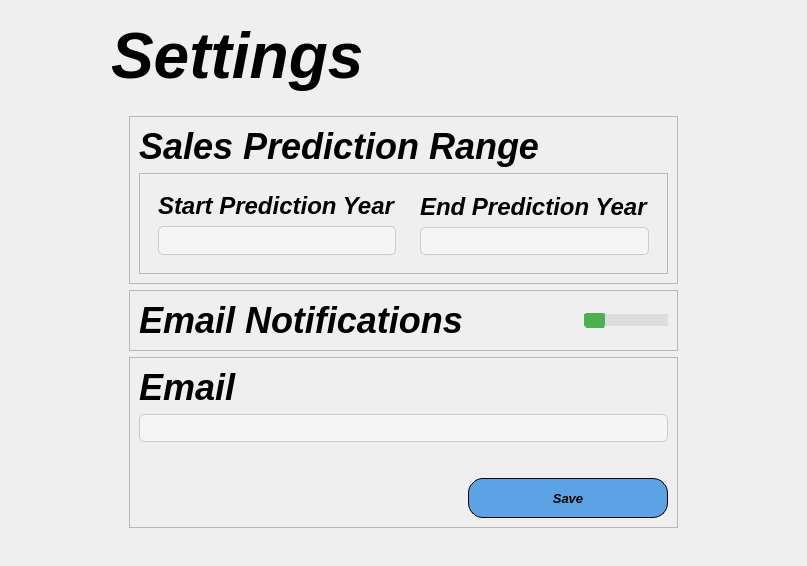
                  <widget class="QWidget" name="page_settings">
                   <layout class="QHBoxLayout" name="horizontalLayout_9">
                    <item>
                     <widget class="QWidget" name="container" native="true">
                      <layout class="QVBoxLayout" name="verticalLayout_7">
                       <property name="leftMargin">
                        <number>100</number>
                       </property>
                       <property name="rightMargin">
                        <number>100</number>
                       </property>
                       <item>
                        <widget class="QLabel" name="label">
                         <property name="minimumSize">
                          <size>
                           <width>0</width>
                           <height>0</height>
                          </size>
                         </property>
                         <property name="maximumSize">
                          <size>
                           <width>16777215</width>
                           <height>120</height>
                          </size>
                         </property>
                         <property name="font">
                          <font>
                           <pointsize>48</pointsize>
                           <italic>true</italic>
                           <bold>true</bold>
                          </font>
                         </property>
                         <property name="text">
                          <string>Settings</string>
                         </property>
                        </widget>
                       </item>
                       <item>
                        <widget class="QWidget" name="widget" native="true">
                         <layout class="QVBoxLayout" name="verticalLayout_8">
                          <item>
                           <widget class="QWidget" name="widget_2" native="true">
                            <layout class="QVBoxLayout" name="verticalLayout_11">
                             <item>
                              <widget class="QFrame" name="prediction_setting">
                               <property name="frameShape">
                                <enum>QFrame::StyledPanel</enum>
                               </property>
                               <property name="frameShadow">
                                <enum>QFrame::Raised</enum>
                               </property>
                               <layout class="QVBoxLayout" name="verticalLayout_18">
                                <item>
                                 <widget class="QLabel" name="label_13">
                                  <property name="styleSheet">
                                   <string notr="true">QLabel{
font-size: 36px;
font-weight: bold;
font-style: italic;
}</string>
                                  </property>
                                  <property name="text">
                                   <string>Sales Prediction Range</string>
                                  </property>
                                  <property name="wordWrap">
                                   <bool>true</bool>
                                  </property>
                                 </widget>
                                </item>
                                <item>
                                 <widget class="QFrame" name="frame_5">
                                  <property name="frameShape">
                                   <enum>QFrame::StyledPanel</enum>
                                  </property>
                                  <property name="frameShadow">
                                   <enum>QFrame::Raised</enum>
                                  </property>
                                  <layout class="QHBoxLayout" name="horizontalLayout_16">
                                   <item>
                                    <widget class="QWidget" name="widget_7" native="true">
                                     <layout class="QVBoxLayout" name="verticalLayout_20">
                                      <item>
                                       <widget class="QLabel" name="label_15">
                                        <property name="styleSheet">
                                         <string notr="true">QLabel{
font-size: 24px;
font-weight: bold;
font-style: italic;
}</string>
                                        </property>
                                        <property name="text">
                                         <string>Start Prediction Year</string>
                                        </property>
                                        <property name="wordWrap">
                                         <bool>true</bool>
                                        </property>
                                       </widget>
                                      </item>
                                      <item>
                                       <widget class="QLineEdit" name="start_year_input">
                                        <property name="minimumSize">
                                         <size>
                                          <width>0</width>
                                          <height>0</height>
                                         </size>
                                        </property>
                                        <property name="font">
                                         <font>
                                          <pointsize>10</pointsize>
                                          <bold>true</bold>
                                         </font>
                                        </property>
                                        <property name="styleSheet">
                                         <string notr="true">QLineEdit {
    background-color: #f5f5f5;
    border: 1px solid #ccc;
    border-radius: 5px;
    padding: 5px;
    selection-background-color: lightblue;
	color: #000000
}
QLineEdit:focus {
    border: 2px solid rgb(92,163,230);
}</string>
                                        </property>
                                        <property name="text">
                                         <string/>
                                        </property>
                                       </widget>
                                      </item>
                                     </layout>
                                    </widget>
                                   </item>
                                   <item>
                                    <widget class="QWidget" name="widget_6" native="true">
                                     <layout class="QVBoxLayout" name="verticalLayout_19">
                                      <item>
                                       <widget class="QLabel" name="label_14">
                                        <property name="styleSheet">
                                         <string notr="true">QLabel{
font-size: 24px;
font-weight: bold;
font-style: italic;
}</string>
                                        </property>
                                        <property name="text">
                                         <string>End Prediction Year</string>
                                        </property>
                                       </widget>
                                      </item>
                                      <item>
                                       <widget class="QLineEdit" name="end_year_input">
                                        <property name="minimumSize">
                                         <size>
                                          <width>0</width>
                                          <height>0</height>
                                         </size>
                                        </property>
                                        <property name="font">
                                         <font>
                                          <bold>true</bold>
                                         </font>
                                        </property>
                                        <property name="styleSheet">
                                         <string notr="true">QLineEdit {
    background-color: #f5f5f5;
    border: 1px solid #ccc;
    border-radius: 5px;
    padding: 5px;
    selection-background-color: lightblue;
	color: #000000
}
QLineEdit:focus {
    border: 2px solid rgb(92,163,230);
}</string>
                                        </property>
                                       </widget>
                                      </item>
                                     </layout>
                                    </widget>
                                   </item>
                                  </layout>
                                 </widget>
                                </item>
                               </layout>
                              </widget>
                             </item>
                             <item>
                              <widget class="QFrame" name="frame_3">
                               <property name="frameShape">
                                <enum>QFrame::StyledPanel</enum>
                               </property>
                               <property name="frameShadow">
                                <enum>QFrame::Raised</enum>
                               </property>
                               <layout class="QHBoxLayout" name="horizontalLayout_5">
                                <item>
                                 <widget class="QLabel" name="label_3">
                                  <property name="styleSheet">
                                   <string notr="true">QLabel{
font-size: 36px;
font-weight: bold;
font-style: italic;
}</string>
                                  </property>
                                  <property name="text">
                                   <string>Email Notifications</string>
                                  </property>
                                 </widget>
                                </item>
                                <item alignment="Qt::AlignRight">
                                 <widget class="QSlider" name="horizontalSlider">
                                  <property name="styleSheet">
                                   <string notr="true">QSlider::groove:horizontal {
    height: 10px;
    background: #ddd;
    border: 1px solid #bbb;
    border-radius: 5px;
}

QSlider::handle:horizontal {
    background: #4CAF50;
    border: 1px solid #4CAF50;
    width: 18px;
    margin: -8px 0;
    border-radius: 9px;
}

QSlider::sub-page:horizontal {
    background: #4CAF50;
}

QSlider::add-page:horizontal {
    background: #ddd;
}</string>
                                  </property>
                                  <property name="orientation">
                                   <enum>Qt::Horizontal</enum>
                                  </property>
                                 </widget>
                                </item>
                               </layout>
                              </widget>
                             </item>
                             <item>
                              <widget class="QFrame" name="frame">
                               <property name="frameShape">
                                <enum>QFrame::StyledPanel</enum>
                               </property>
                               <property name="frameShadow">
                                <enum>QFrame::Raised</enum>
                               </property>
                               <layout class="QVBoxLayout" name="verticalLayout_12">
                                <item>
                                 <widget class="QLabel" name="email">
                                  <property name="styleSheet">
                                   <string notr="true">QLabel{
font-size: 36px;
font-weight: bold;
font-style: italic;
}</string>
                                  </property>
                                  <property name="text">
                                   <string>Email</string>
                                  </property>
                                 </widget>
                                </item>
                                <item>
                                 <widget class="QLineEdit" name="lineEdit">
                                  <property name="styleSheet">
                                   <string notr="true">QLineEdit {
    background-color: #f5f5f5;
    border: 1px solid #ccc;
    border-radius: 5px;
    padding: 5px;
    selection-background-color: lightblue;
}
QLineEdit:focus {
    border: 2px solid #4CAF50;
}</string>
                                  </property>
                                 </widget>
                                </item>
                                <item>
                                 <widget class="QLabel" name="report_text">
                                  <property name="font">
                                   <font>
                                    <pointsize>16</pointsize>
                                    <italic>true</italic>
                                    <bold>true</bold>
                                   </font>
                                  </property>
                                  <property name="styleSheet">
                                   <string notr="true"/>
                                  </property>
                                  <property name="text">
                                   <string/>
                                  </property>
                                  <property name="wordWrap">
                                   <bool>true</bool>
                                  </property>
                                  <property name="margin">
                                   <number>2</number>
                                  </property>
                                 </widget>
                                </item>
                                <item alignment="Qt::AlignRight">
                                 <widget class="QPushButton" name="btn_save_setting">
                                  <property name="minimumSize">
                                   <size>
                                    <width>200</width>
                                    <height>40</height>
                                   </size>
                                  </property>
                                  <property name="maximumSize">
                                   <size>
                                    <width>16777215</width>
                                    <height>16777215</height>
                                   </size>
                                  </property>
                                  <property name="font">
                                   <font>
                                    <pointsize>10</pointsize>
                                    <italic>true</italic>
                                    <bold>true</bold>
                                   </font>
                                  </property>
                                  <property name="styleSheet">
                                   <string notr="true">QPushButton{
background-color: rgb(92,163,230);
color: #000;
border: 1px solid #000000;
border-radius: 15px;
}
QPushButton:hover{
background-color: #fff;
color: rgb(92,163,230);
border: 1px solid #000000;
border-radius: 15px;
}</string>
                                  </property>
                                  <property name="text">
                                   <string>Save</string>
                                  </property>
                                 </widget>
                                </item>
                               </layout>
                              </widget>
                             </item>
                            </layout>
                           </widget>
                          </item>
                         </layout>
                        </widget>
                       </item>
                      </layout>
                     </widget>
                    </item>
                   </layout>
                  </widget>
